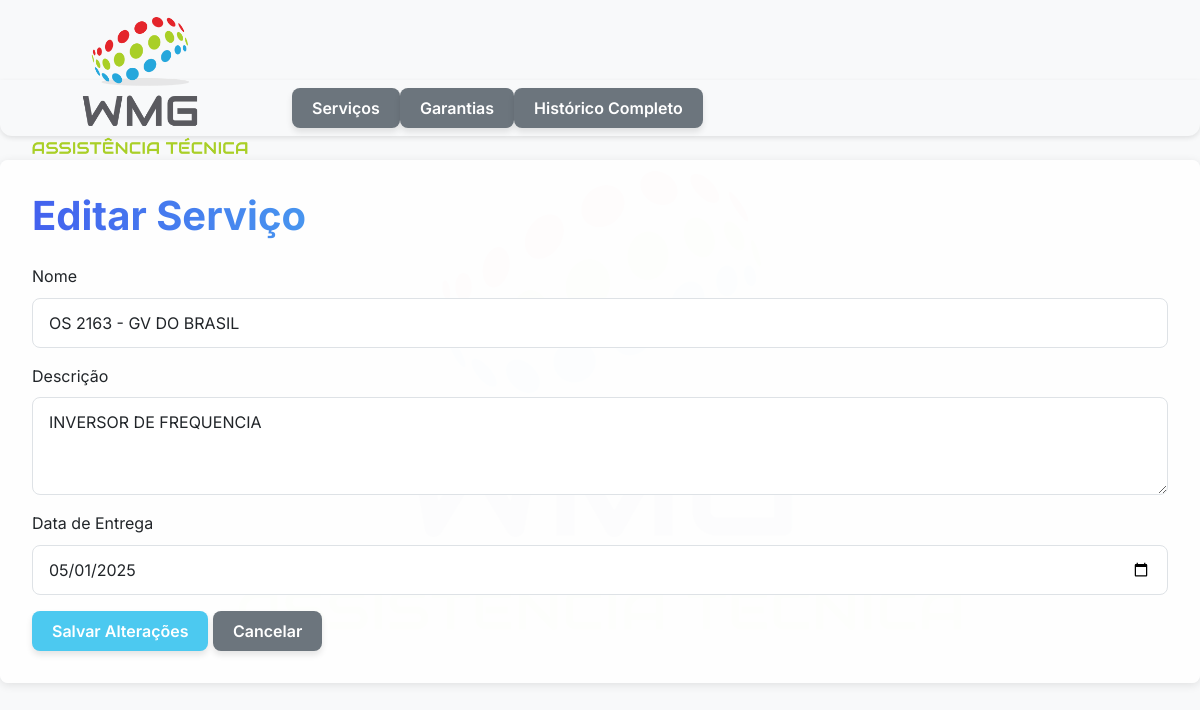
Page /editar_tarefa/5 on the committed database.
### gerenciador_tarefa/models.py (models this page shows, shortened)
class Tarefa(db.Model):
    id = db.Column(db.Integer, primary_key=True)
    nome = db.Column(db.String(100), nullable=False)
    descricao = db.Column(db.Text)
    data_criacao = db.Column(db.DateTime, default=datetime.utcnow)
    data_entrega = db.Column(db.DateTime, nullable=False)
    data_conclusao = db.Column(db.DateTime)
    concluida = db.Column(db.Boolean, default=False)

### gerenciador_tarefa/app.py (the view, shortened to what this page needs)
@app.route('/editar_tarefa/<int:tarefa_id>', methods=['GET', 'POST'])
def editar_tarefa(tarefa_id):
    tarefa = Tarefa.query.get_or_404(tarefa_id)
    return render_template('editar_tarefa.html', tarefa=tarefa)

### gerenciador_tarefa/templates/editar_tarefa.html
{% extends "base.html" %}
{% block content %}
<h1 class="mb-4">Editar Serviço</h1>
<form method="POST">
    <div class="mb-3">
        <label for="nome" class="form-label">Nome</label>
        <input type="text" class="form-control" id="nome" name="nome" value="{{ tarefa.nome }}" required>
    </div>
    <div class="mb-3">
        <label for="descricao" class="form-label">Descrição</label>
        <textarea class="form-control" id="descricao" name="descricao" rows="3" required>{{ tarefa.descricao }}</textarea>
    </div>
    <div class="mb-3">
        <label for="data_entrega" class="form-label">Data de Entrega</label>
        <input type="date" class="form-control" id="data_entrega" name="data_entrega" value="{{ tarefa.data_entrega.strftime('%Y-%m-%d') }}" required>
    </div>
    <button type="submit" class="btn btn-success">Salvar Alterações</button>
    <a href="{{ url_for('index') }}" class="btn btn-secondary">Cancelar</a>
</form>
{% endblock %}

### gerenciador_tarefa/static/css/style.css (style rules this page uses)
:root { --primary-color: #4361ee; --secondary-color: #3f37c9; --accent-color: #4895ef; --danger-color: #f72585; --warning-color: #f8961e; --success-color: #4cc9f0; --light-color: #f8f9fa; --dark-color: #212529; --gray-color: #6c757d; --bg-color: #f8f9fa; --card-bg: #ffffff; --shadow: 0 4px 6px rgba(0, 0, 0, 0.1); --transition: all 0.3s ease; }
body { font-family: 'Segoe UI', Tahoma, Geneva, Verdana, sans-serif; background-color: var(--bg-color); color: var(--dark-color); line-height: 1.6; }
h1, h2, h3 { font-weight: 700; color: var(--dark-color); margin-bottom: 1.5rem; }
h1 { font-size: 2.5rem; background: linear-gradient(90deg, var(--primary-color), var(--accent-color)); -webkit-background-clip: text; background-clip: text; color: transparent; display: inline-block; }
.btn { border-radius: 8px; padding: 0.5rem 1.25rem; font-weight: 600; transition: var(--transition); border: none; box-shadow: var(--shadow); }
.btn-secondary { background-color: var(--gray-color); }
.btn-success { background-color: var(--success-color); }
.form-control { border-radius: 8px; padding: 0.75rem 1rem; border: 1px solid #dee2e6; transition: var(--transition); }

### rows in the picture
Tarefa: nome "OS 2163 - GV DO BRASIL", descricao "INVERSOR DE FREQUENCIA", data_entrega "05/01/2025"
